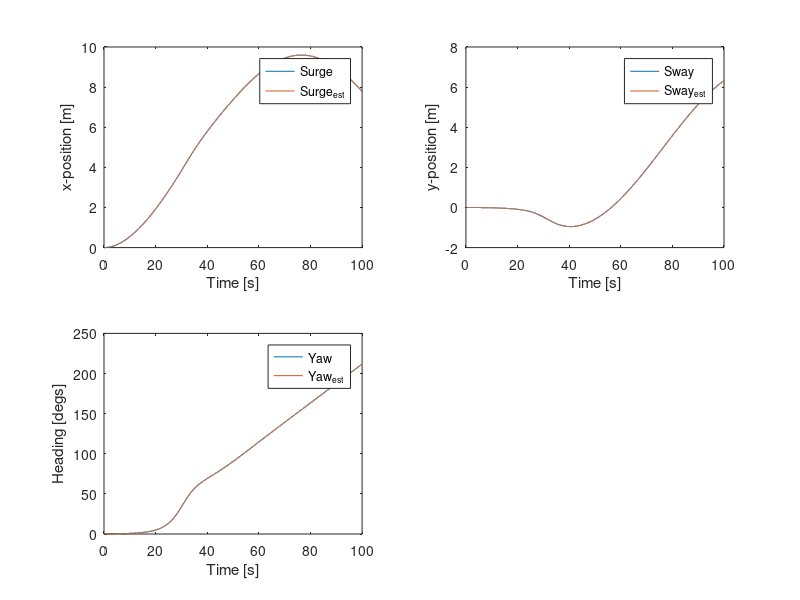
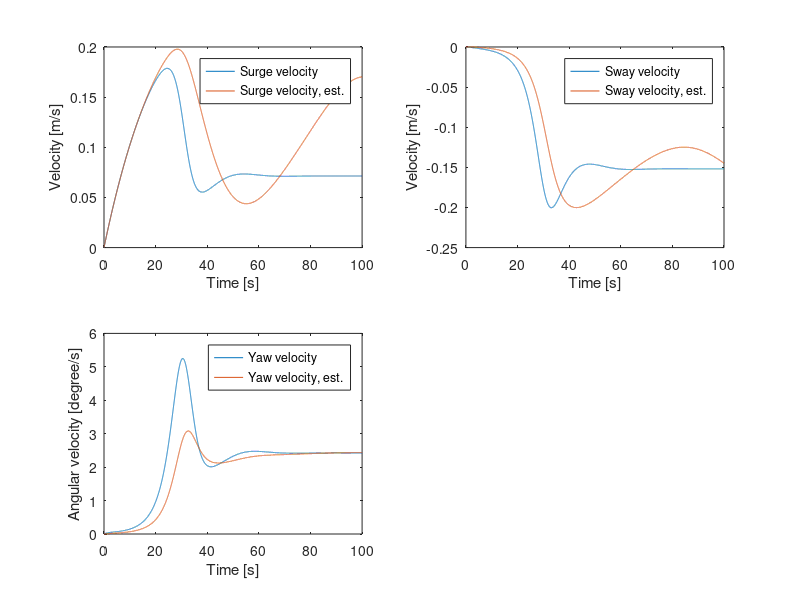
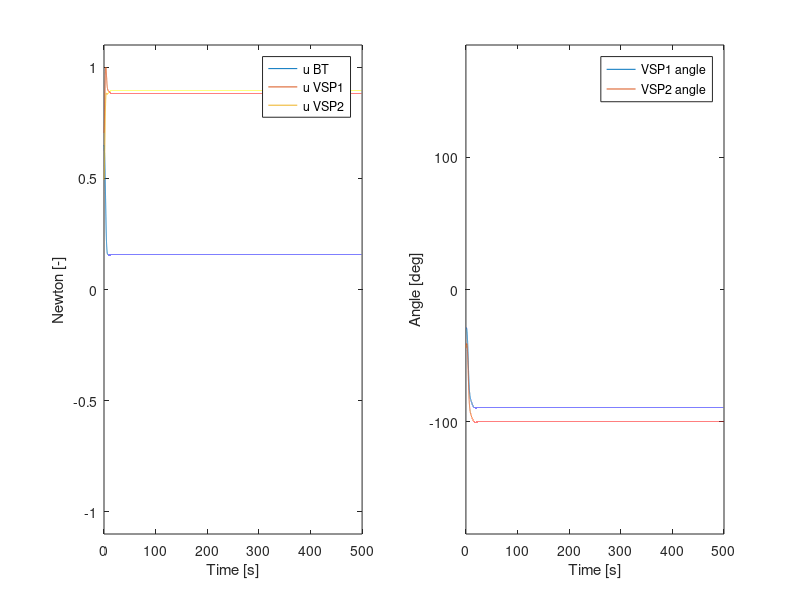

Source code (MATLAB) for these figures, in order:
%% Plotting

clc
clear all
close all

load('eta.mat');
load('eta_hat.mat');
load('nu_hat.mat');
load('b_hat.mat');
load('nu.mat');
load('u.mat');


% POSITION PLOTS
figure;
subplot(2,2,1);
plot(eta(1,:),eta(2,:),eta_hat(1,:),eta_hat(2,:));
legend('Surge','Surge_{est}');
xlabel('Time [s]');
ylabel('x-position [m]');

subplot(2,2,2);
plot(eta(1,:),eta(3,:),eta_hat(1,:),eta_hat(3,:));
legend('Sway','Sway_{est}');
xlabel('Time [s]');
ylabel('y-position [m]');

subplot(2,2,3);
plot(eta(1,:), (180/pi)*eta(4,:),eta_hat(1,:), (180/pi)*eta_hat(4,:));
legend('Yaw','Yaw_{est}');
xlabel('Time [s]');
ylabel('Heading [degs]');


% VELOCITY PLOTS
figure;
subplot(2,2,1);
plot(nu(1,:), nu(2,:), nu_hat(1,:), nu_hat(2,:));
legend('Surge velocity','Surge velocity, est.');
xlabel('Time [s]');
ylabel('Velocity [m/s]');

subplot(2,2,2);
plot(nu(1,:), nu(3,:), nu_hat(1,:),nu_hat(3,:));
legend('Sway velocity','Sway velocity, est.');
xlabel('Time [s]');
ylabel('Velocity [m/s]');

subplot(2,2,3);
plot(nu(1,:), (180/pi)*nu(4,:), nu_hat(1,:), (180/pi)*nu_hat(4,:));
legend('Yaw velocity','Yaw velocity, est.');
xlabel('Time [s]');
ylabel('Angular velocity [degree/s]');

% THRUST PLOTS
figure;
subplot(1,2,1);
plot(u(1,:), u(2,:), u(1,:), u(3,:),  u(1,:), u(4,:));
legend('u BT','u VSP1', 'u VSP2');
xlabel('Time [s]');
ylabel('Newton [-]');
ylim([-1.1 1.1]);

subplot(1,2,2);
plot(u(1,:), (180/pi)*u(5,:), u(1,:), (180/pi)*u(6,:));
legend('VSP1 angle','VSP2 angle');
xlabel('Time [s]');
ylabel('Angle [deg]');
ylim([-185 185]);